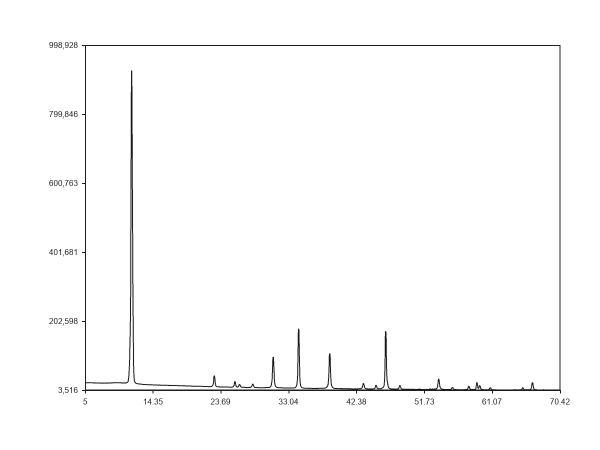
#> input picture examples/sample.png, 1200 x 900 px (shown at 1/2 size)
$ python -i exp_preprocess.py   (imports and definitions only)
#> lines starting #> are read from the running program, lines starting #| are printed output that depends on the picture
#> further down, picture is the input picture: shape (900, 1200); min 20, max 255, mean 251.7
"""
실험용 통합 전처리: color scores, ridge response, edge support, grid masks.
§6 수치 구현(k-means, Hessian ridge, Hough-like grid). (운영 v1.1 전처리와 별도)
"""

from __future__ import annotations

import math
from typing import List, Optional, Tuple

import numpy as np
from scipy import ndimage
from scipy.ndimage import binary_dilation, gaussian_filter, sobel, label as cc_label

try:
    from skimage.feature import canny
except ImportError:
    canny = None  # type: ignore


# [44 lines left out: functions _rgb_to_lab, _kmeans_lab, not called in this run]


def _mahalanobis_diag(x: np.ndarray, mu: np.ndarray, var: np.ndarray) -> np.ndarray:
    var = np.maximum(var, 4.0)
    return np.sqrt(np.sum((x - mu) ** 2 / var, axis=-1))


# [107 lines left out: function build_color_scores_experimental, not called in this run]


def _unused_hessian_eig_gray(gray: np.ndarray) -> Tuple[np.ndarray, np.ndarray, np.ndarray]:
    g = gaussian_filter(gray, sigma=1.0)
    gxx = ndimage.sobel(ndimage.sobel(g, axis=1), axis=1)
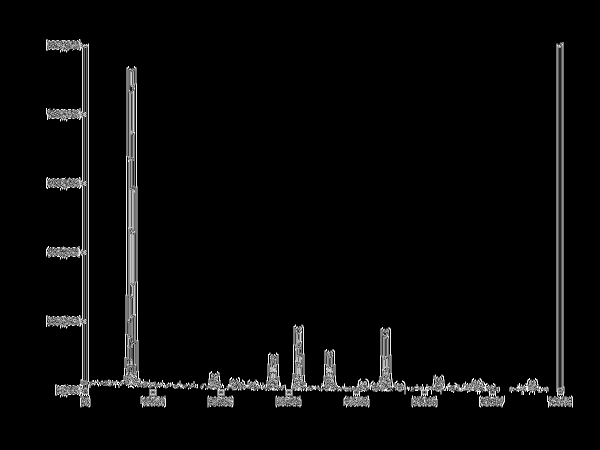
#> gxx: shape (900, 1200) (shown at 1/2 size); min 0, max 255, mean 8.9
    gyy = ndimage.sobel(ndimage.sobel(g, axis=0), axis=0)
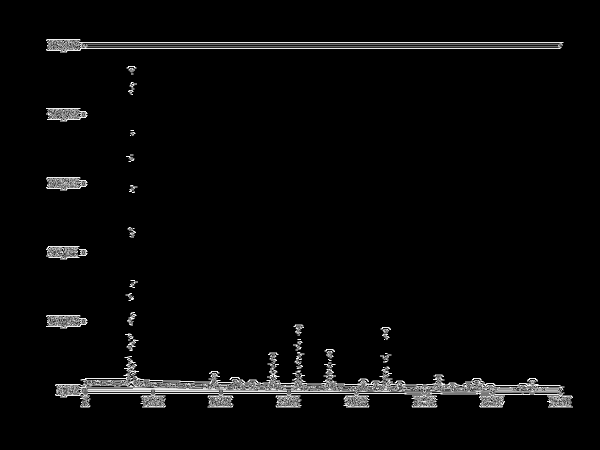
#> gyy: shape (900, 1200) (shown at 1/2 size); min 0, max 255, mean 8.3
    gxy = ndimage.sobel(ndimage.sobel(g, axis=1), axis=0)
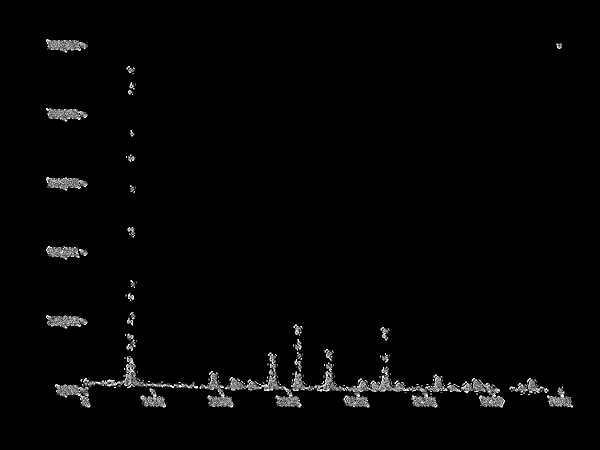
#> gxy: shape (900, 1200) (shown at 1/2 size); min 0, max 255, mean 4.5
    trace = gxx + gyy
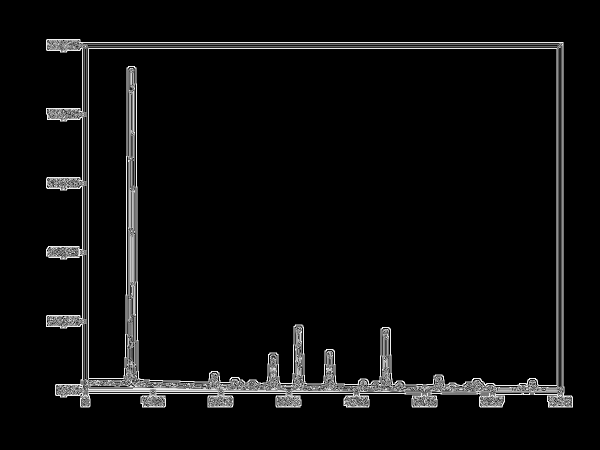
#> trace: shape (900, 1200) (shown at 1/2 size); min 0, max 254, mean 12.2
    det = gxx * gyy - gxy * gxy
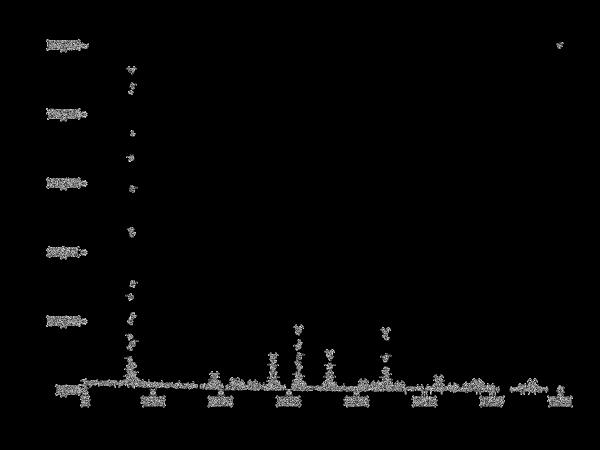
#> det: shape (900, 1200) (shown at 1/2 size); min 0, max 252, mean 4.8
    disc = np.sqrt(np.maximum(trace * trace - 4 * det, 0))
    lam1 = 0.5 * (trace - disc)
    lam2 = 0.5 * (trace + disc)
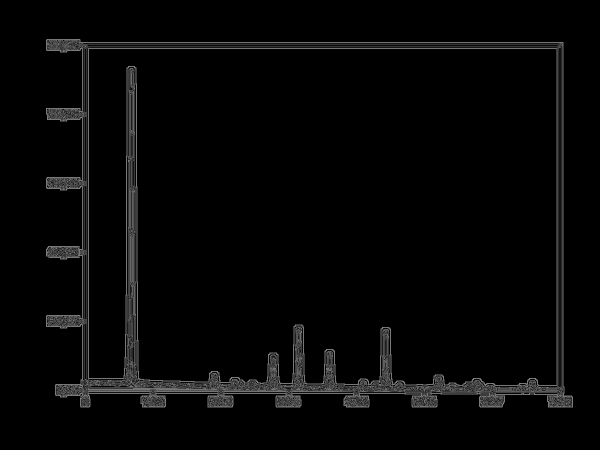
#> lam2: shape (900, 1200) float16 (shown at 1/2 size); min 0, max 134.8, mean 6.3
    order = np.abs(lam1) <= np.abs(lam2)
#> order: shape (900, 1200) bool; every value is 1
    l1 = np.where(order, lam1, lam2)
    l2 = np.where(order, lam2, lam1)
    return l1, l2, gxy * 0  # third return unused


# [189 lines left out: functions compute_ridge_score, compute_edge_support, _hough_strong_grid, build_combined_experimental, run_preprocess_experimental, not called in this run]

>>> import cv2
>>> picture = cv2.imread('../../../../../../examples/sample.png', cv2.IMREAD_GRAYSCALE)
>>> result = _unused_hessian_eig_gray(picture)
